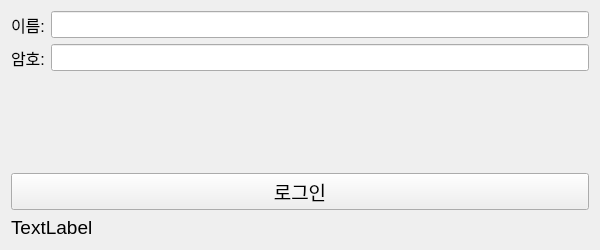
<?xml version="1.0" encoding="UTF-8"?>
<ui version="4.0">
 <class>Form</class>
 <widget class="QWidget" name="Form">
  <property name="geometry">
   <rect>
    <x>0</x>
    <y>0</y>
    <width>600</width>
    <height>250</height>
   </rect>
  </property>
  <property name="windowTitle">
   <string>Form</string>
  </property>
  <layout class="QVBoxLayout" name="verticalLayout">
   <item>
    <layout class="QHBoxLayout" name="horizontalLayout">
     <item>
      <widget class="QLabel" name="label">
       <property name="font">
        <font>
         <pointsize>12</pointsize>
        </font>
       </property>
       <property name="text">
        <string>이름:</string>
       </property>
      </widget>
     </item>
     <item>
      <widget class="QLineEdit" name="lineEdit_username">
       <property name="font">
        <font>
         <pointsize>12</pointsize>
        </font>
       </property>
      </widget>
     </item>
    </layout>
   </item>
   <item>
    <layout class="QHBoxLayout" name="horizontalLayout_2">
     <item>
      <widget class="QLabel" name="label_2">
       <property name="font">
        <font>
         <pointsize>12</pointsize>
        </font>
       </property>
       <property name="text">
        <string>암호:</string>
       </property>
      </widget>
     </item>
     <item>
      <widget class="QLineEdit" name="lineEdit_pw">
       <property name="font">
        <font>
         <pointsize>12</pointsize>
        </font>
       </property>
      </widget>
     </item>
    </layout>
   </item>
   <item>
    <spacer name="verticalSpacer">
     <property name="orientation">
      <enum>Qt::Vertical</enum>
     </property>
     <property name="sizeHint" stdset="0">
      <size>
       <width>20</width>
       <height>40</height>
      </size>
     </property>
    </spacer>
   </item>
   <item>
    <widget class="QPushButton" name="pushButton">
     <property name="font">
      <font>
       <pointsize>14</pointsize>
      </font>
     </property>
     <property name="text">
      <string>로그인</string>
     </property>
    </widget>
   </item>
   <item>
    <widget class="QLabel" name="label_result">
     <property name="font">
      <font>
       <pointsize>14</pointsize>
      </font>
     </property>
     <property name="text">
      <string>TextLabel</string>
     </property>
    </widget>
   </item>
  </layout>
 </widget>
 <resources/>
 <connections/>
</ui>
